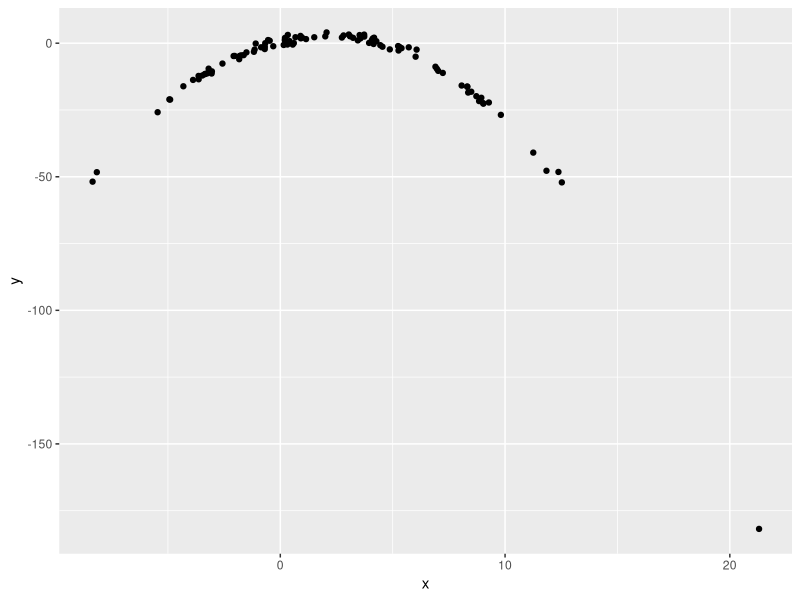

Reproduce this figure in R.
## ---- chunk 1
library(tidyverse)

df = tibble(
  x = rnorm(100, 2, 5), 
  y = 1 + 2 * x - 0.5 * x ^ 2 + rnorm(100)
)

df %>% 
  ggplot(aes(x = x, y = y)) +
  geom_point()
